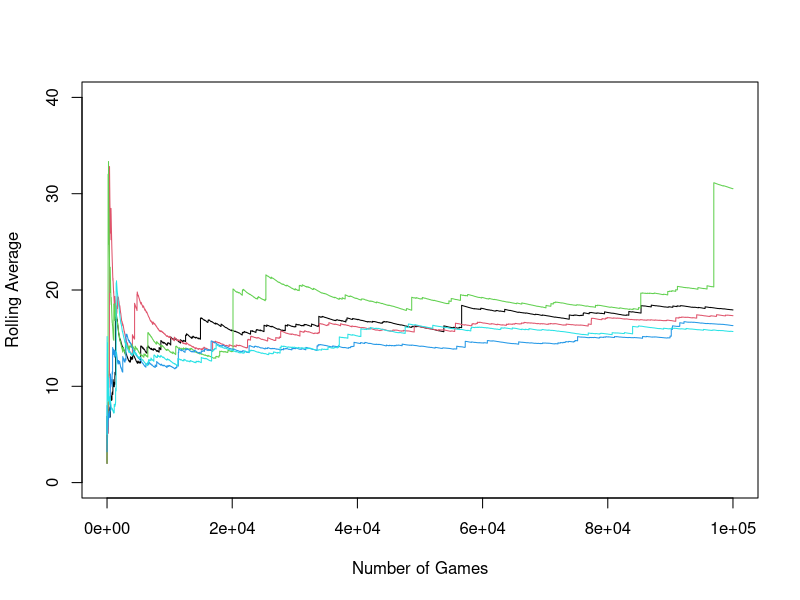

Generate this figure with R:
#Monte Carlo Simulatio of the St Petersburg Paradox Game


# Pseudo Code -------------------------------------------------------------

#start with £2
#toss a coin until we get the first heads- each is Binomially distributed 
#with probability 0.5 of success and stop at the first zero.

#Use object oriented programming by placing functions within functions

#Code for entire Simulation
#for i simulations
  #for j games:
    #function to play game once
      #store winnings of each game
      #take a total winnings and running average

#Code for Single game
#if get a head
  #tosses <- tosses + 1
  #winnings <- 2 ^ tosses
  #play game again
#else
  #return winnings


# Algorithm ---------------------------------------------------------------

Coin_Toss <- function(winnings = 2, tosses = 1){
  #Function to play the St Petersburg Paradox Game once
  #inputs:
    #winnings: starting amount of winnings
    #tosses: starting amount of tosses
  #ouput: 
    #total winnings
  
  #simulate coin toss- if heads continue game, else end game
  if (rbinom(1, 1, 0.5) < 1) {
    tosses <- tosses + 1
    winnings <- 2 ^ tosses
    #repeat coin toss until a tail
    Coin_Toss(winnings = winnings, tosses = tosses)
  }else{
    return(winnings)
  }
}

# Simulation --------------------------------------------------------------

#Single Simulation
Coin_Game <- function(n_games = 1000){
  winnings <- c(rep(0, n_games))
  average_win <- c(rep(NA, n_games))  
  for (i in 1:n_games) {
    winnings[i] <- Coin_Toss()
    average_win[i] <- sum(winnings) / i
  }
  return(average_win)
}

Coin_Sim <- function(n_games = 1000, n_sim = 1){
  #Function to simulate games of a given length
  #Inputs:
    #n_games: number of games to carry out for each simulation
    #n_sim: number of simulations
  #Ouput:
    #matrix of average winnings for each simulation
  
  #Matrix to store average winnings
  mat <- matrix(NA, nrow = n_games, ncol = n_sim)
  for (i in 1:n_sim) {
    mat[,i] <- Coin_Game(n_games)
  }
  return(mat)
}


# Simulation Graphs -------------------------------------------------------

#Plotting Function
set.seed(160001695)
Plot_Function <- function(matrix){
  plot(matrix[,1], type = "l", ylim = c(0, 40), xlab = "Number of Games", 
       ylab = "Rolling Average")
  for (i in 2:ncol(matrix)) {
    lines(matrix[, i], col = i)
  }
}

#10 simulations of 1000 games
set.seed(160001695)
z <- Coin_Sim(n_games = 100000, n_sim = 5)
Plot_Function(z)
